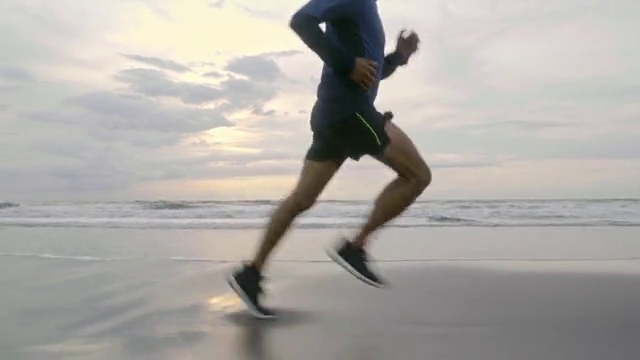
#> input picture frame 31 of 3_pose_estimation/video1.mp4, 640 x 360 px, given in place of hsv4.mp4, which was not available
$ python hsv-obj-detection.py
#> lines starting #> are read from the running program, lines starting #| are printed output that depends on the picture; after the words box and inside, x2 and y2 are one past the last pixel; in counts of white or black regions, pixels touching at a corner belong together; pictures that were not available may be replaced by others from this repository, and a replacement may not be noted
import cv2
import numpy as np

def nothing(x):
    pass

cap = cv2.VideoCapture("hsv4.mp4")

if not cap.isOpened():
    raise SystemExit("hsv.mp4 acilamadi! Dosya yolu/ismi yanlis veya codec sorunu var.")

cv2.namedWindow("Trackbar")

cv2.createTrackbar("LH","Trackbar",0,179,nothing)
#> slider 'LH' is set to 35
cv2.createTrackbar("LS","Trackbar",0,255,nothing)
#> slider 'LS' is set to 51
cv2.createTrackbar("LV","Trackbar",0,255,nothing)
#> slider 'LV' is set to 51

# Upper'lari max baslatmak daha mantikli
cv2.createTrackbar("UH","Trackbar",179,179,nothing)
cv2.createTrackbar("US","Trackbar",255,255,nothing)
cv2.createTrackbar("UV","Trackbar",255,255,nothing)

while True:
    ret, frame = cap.read()
#> frame is the input picture: shape (360, 640, 3); mean B, G, R 164.8, 169, 172.3

    # Video bittiyse / okunamiyorsa cik
    if not ret or frame is None:
        print("Frame okunamadi (video bitti ya da dosya okunmuyor).")
        break

    frame = cv2.resize(frame, (500, 350))
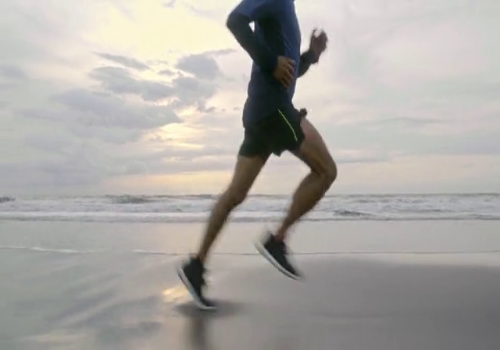
#> frame: shape (350, 500, 3); mean B, G, R 164.7, 168.9, 172.2
    hsv = cv2.cvtColor(frame, cv2.COLOR_BGR2HSV)
#> hsv: shape (350, 500, 3); mean H, S, V 44.3, 17.7, 173.5

    lh = cv2.getTrackbarPos("LH","Trackbar")
    ls = cv2.getTrackbarPos("LS","Trackbar")
    lv = cv2.getTrackbarPos("LV","Trackbar")
    uh = cv2.getTrackbarPos("UH","Trackbar")
    us = cv2.getTrackbarPos("US","Trackbar")
    uv = cv2.getTrackbarPos("UV","Trackbar")

    lower = np.array([lh, ls, lv])
    upper = np.array([uh, us, uv])

    mask = cv2.inRange(hsv, lower, upper)
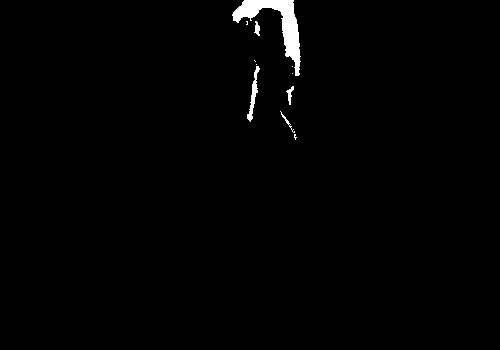
#> mask: shape (350, 500); 1.1% white; 11 white regions (6 under 20 px), largest, box (x1, y1, x2, y2) and area: (232, 0, 301, 76) 1534, (247, 66, 260, 122) 226, (286, 86, 294, 105) 63, (254, 21, 260, 36) 55, (280, 111, 295, 133) 44
    bitwise = cv2.bitwise_and(frame, frame, mask=mask)

    cv2.imshow("frame", frame)
    cv2.imshow("mask", mask)
    cv2.imshow("bitwise", bitwise)

    if cv2.waitKey(20) & 0xFF == ord('q'):
#> (key q is pressed here)
        break

cap.release()
cv2.destroyAllWindows()

$ run again, starting later in the video
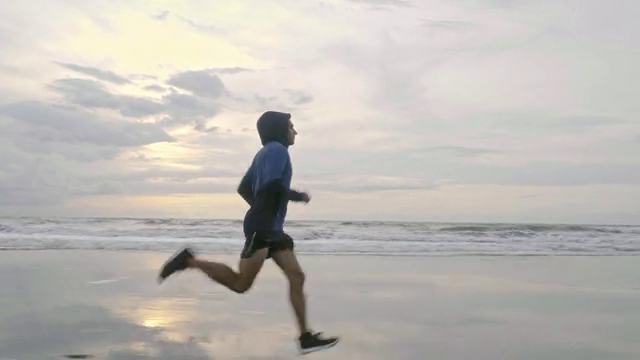
#> input picture frame 141 of 3_pose_estimation/video1.mp4, 640 x 360 px, given in place of hsv4.mp4, which was not available
#> frame is the input picture: shape (360, 640, 3); mean B, G, R 181.6, 186.3, 190.2
#> `frame = cv2.resize(frame, (500, 350))`:
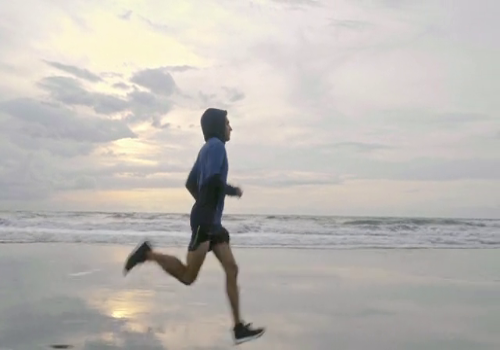
#> frame: shape (350, 500, 3); mean B, G, R 181.5, 186.2, 190.1
#> hsv: shape (350, 500, 3); mean H, S, V 39.5, 14.9, 191.2
#> `mask = cv2.inRange(hsv, lower, upper)`:
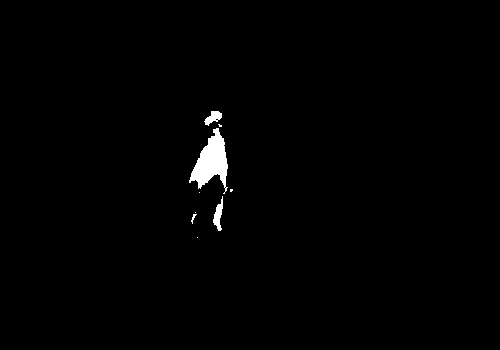
#> mask: shape (350, 500); 0.94% white; 9 white regions (5 under 20 px), largest, box (x1, y1, x2, y2) and area: (189, 128, 228, 194) 1285, (213, 196, 223, 231) 176, (204, 111, 222, 126) 147, (191, 214, 197, 224) 22

$ run again, starting later in the video
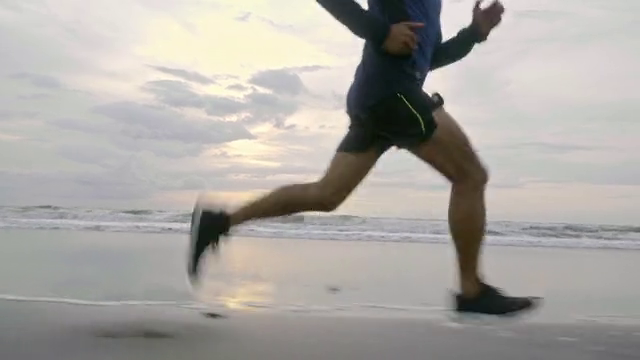
#> input picture frame 252 of 3_pose_estimation/video1.mp4, 640 x 360 px, given in place of hsv4.mp4, which was not available
#> frame is the input picture: shape (360, 640, 3); mean B, G, R 162.5, 167, 170.4
#> `frame = cv2.resize(frame, (500, 350))`:
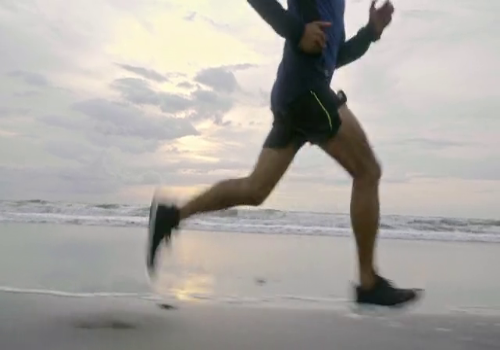
#> frame: shape (350, 500, 3); mean B, G, R 162.4, 166.9, 170.3
#> hsv: shape (350, 500, 3); mean H, S, V 43, 21, 171.7
#> `mask = cv2.inRange(hsv, lower, upper)`:
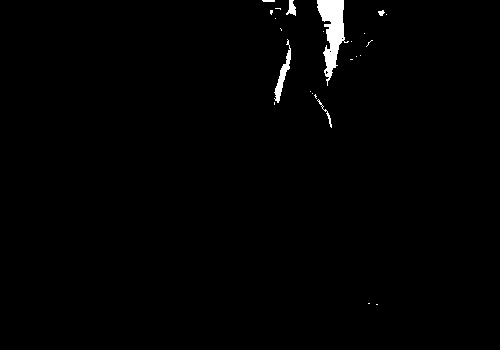
#> mask: shape (350, 500); 1% white; 24 white regions (18 under 20 px), largest, box (x1, y1, x2, y2) and area: (317, 0, 349, 86) 1253, (274, 39, 291, 103) 310, (286, 0, 296, 16) 93, (317, 99, 332, 128) 57, (378, 10, 385, 16) 27, (262, 0, 275, 2) 25
